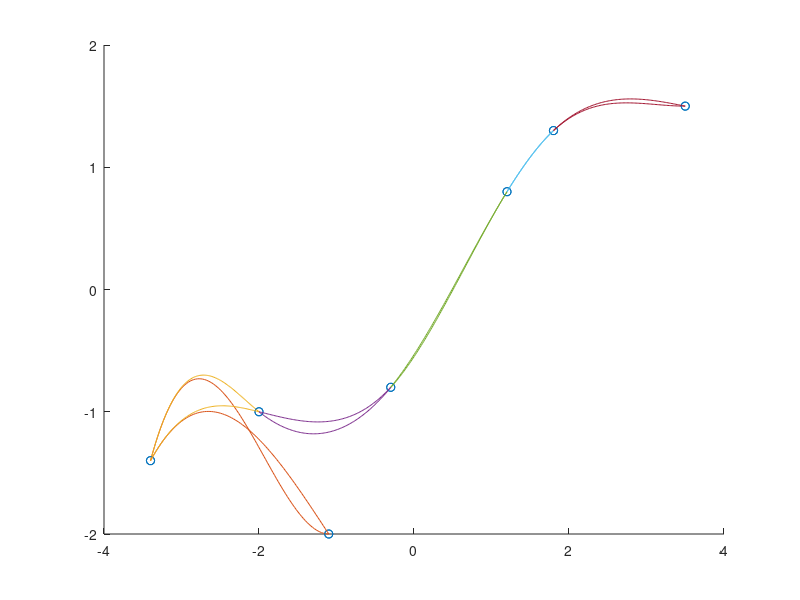

This chart was generated by the following MATLAB code:
% @file     naturalSplines.m
% @author   afruehstueck
% @date     07/02/2017

%create a 2D view and plot a function
function [viewer, points] = naturalSplines()
    clear;
    clc;

    dimX = [-10, 10];
    dimY = [-5, 5];

    scr = get(0, 'ScreenSize');  
    fig = figure('Name', '2D Viewer', 'NumberTitle', 'off', 'Position', [scr(3)/2 50 scr(3)/3 scr(3)/3]);
    hold on;
    axis([dimX dimY]);    

    x = [];
    y = [];
    
    y = [-2, -1.4, -1.0, -0.8, 0.8, 1.3, 1.5];
    x = [-1.1, -3.4, -2., -0.3, 1.2, 1.8, 3.5];
    %x = fliplr(x);
    %y = fliplr(y);
    %x = -10:10;
    %y = cos(x).*abs(x);
    %[~, y] = noisyFunction(x, .7, @sin);
    %[~, y] = noisyFunction(x, 1000., @polynomial, [2.8 -0.3 1.4 3.2]);
    
    if length(x) == 0 && length(y) == 0 %do mousepicking
        mousePicking(fig);
    else %take predefined points
        axis auto;
        calculateSpline(x, y, 1);
        calculateSpline(x, y, 2);
    end
end

function [] = mousePicking(fig) 
    % Give instructions
    disp('Left mouse button picks points.')
    disp('Right mouse button picks last point.')
    % Stores integer value for which button is pressed
    % 1 for left, 2 for middle, 3 for right
    
    button = 1; 
    pts = 0;
    
    while button == 1
        pts = pts+1;
        [x(pts), y(pts), button] = ginput(1); %Gets mouse click input
        
        if pts == 1 %calculate spline for >=2 points 
            continue
        end
        
        cla(fig);
        calculateSpline(x, y);
    end
end

function [] = calculateSpline( x, y, boundary )
    if (~exist('boundary', 'var'))
        boundary = 1;
    end
    pts = length(x);
    spl = pts - 1; %number of splines

    msz = 4*spl; %matrix size
    A = zeros(msz);
    b = zeros(msz, 1);

    for i = 1:spl %fill matrix 'cells' for each segment
        idx = (i-1)*4+1; %upper left matrix position of current segment
        n = i;      %current point index
        m = i+1;    %next point index (for readability)

        A(idx,   idx:idx+3) = [x(n)^3	x(n)^2	x(n) 1]; %p(x_i)   = y_i
        A(idx+1, idx:idx+3) = [x(m)^3   x(m)^2	x(m) 1]; %p(x_i+1) = y_i+1
        b(idx)      = y(i);
        b(idx+1)	= y(i+1);

        if i<spl %relations to next segment
            A(idx+2, idx:idx+7)	= [3*x(m)^2	2*x(m) 1 0	-3*x(m)^2	-2*x(m)	-1 0]; %first derivative has to be equal
            A(idx+3, idx:idx+7)	= [6*x(m)	2	   0 0	-6*x(m)     -2     	 0 0]; %second derivative has to be equal
        end
    end

    if boundary == 1    
        A(msz-1, 1:4)       = [3*x(1)^2     2*x(1)	 1 0]; %first derivative = 0 condition for first point
        A(msz,   msz-3:msz)	= [3*x(pts)^2	2*x(pts) 1 0]; %first derivative = 0 condition for last point
    elseif boundary == 2
        A(msz-1, 1:4)       = [6*x(1)	2 0 0]; %second derivative = 0 condition for first point
        A(msz,   msz-3:msz)	= [6*x(pts) 2 0 0];  %second derivative = 0 condition for last point
    end

    X = A \ b;
    
    plot(x, y, 'o'); %plot control points as red circles
    
    for i = 1:spl %step through segments
        idx = (i-1)*4+1;
        u = linspace(x(i),x(i+1));
        pu = X(idx).*u.^3 + X(idx+1).*u.^2 + X(idx+2).*u + X(idx+3);
        
        %plot spline segment
        plot(u,pu,'-');
    end
    
%     xx=linspace(x(1),x(pts));
%     pp = csape(x,y,'clamped',[0 0]);
%     yy0 = ppval(pp,xx);
%     plot(xx,yy0,'.r')
    %plot(x,y,'go')
    
    %MATLAB spline function (for comparison)
    %it has a different boundary condition
%     xx=linspace(x(1),x(pts));
%     zz=spline(x,y,xx);
%     plot(xx,zz,'g--');
    %xx=linspace
end        